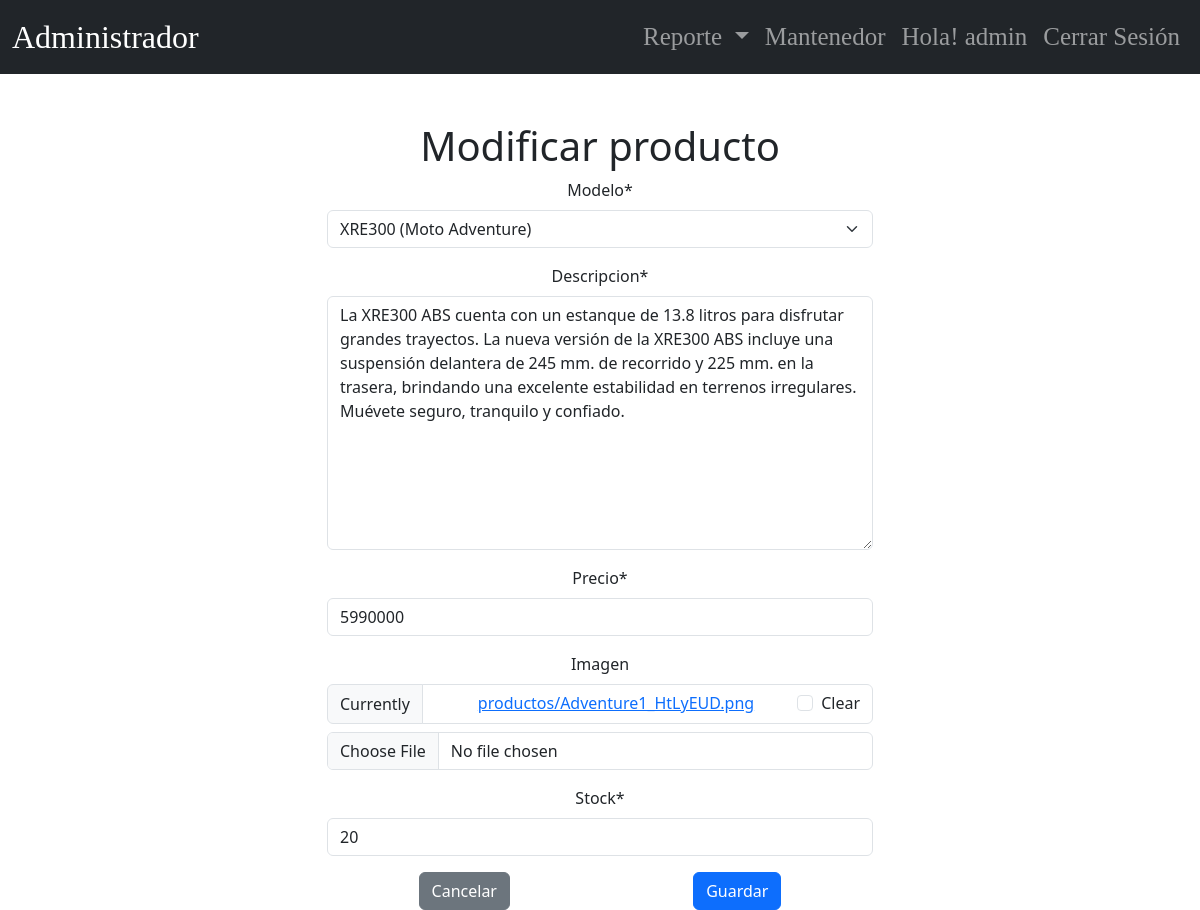
The page /administrador/productos/1/editar/ (signed in) on the database its author committed.
### administrador/models.py (models this page shows, shortened)
class Producto(models.Model):
    modelo = models.ForeignKey(ModeloMoto, on_delete=models.PROTECT)
    descripcion = models.TextField()
    precio = models.IntegerField()
    imagen = models.ImageField(upload_to="productos/", null=True, blank=True)
    stock = models.PositiveIntegerField()
    objects: models.Manager = models.Manager()

### administrador/views.py (the view)
@login_required
@permission_required("administrador.change_producto", raise_exception=True)
def modificar_producto(request, id):
    producto = get_object_or_404(Producto, id=id)
    if request.method == "POST":
        formulario = ProductoForm(request.POST, request.FILES, instance=producto)
        if formulario.is_valid():
            formulario.save()
            messages.success(request, "Producto modificado correctamente.")
            return redirect("administrador:lista_productos")
    else:
        formulario = ProductoForm(instance=producto)
    return render(
        request,
        "administrador/modificarProducto.html",
        {"form": formulario, "producto": producto},
    )

### administrador/forms.py
class ProductoForm(forms.ModelForm):
    class Meta:
        model = Producto
        fields = "__all__"

### administrador/models.py (called while the page is built)
    def __str__(self):
        return str(self.nombre)

    def __str__(self):
        return f"{self.nombre} ({self.tipo})"

### administrador/templates/administrador/modificarProducto.html (shortened to what this page needs)
{% extends 'administrador/baseProducto.html' %}
{% block contenido %}
{% load crispy_forms_tags %}
<div class="container mt-5">
    <div class="row justify-content-center">
        <div class="col-12 col-md-6" style="display:flex; justify-content:center; align-items:center;">
            <form action="" method="post" enctype="multipart/form-data" class="text-center" style="width: 100%;">
                <h1>Modificar producto</h1>
                {{ form | crispy }}
                <div class="d-flex justify-content-around mt-3">
                    <input type="reset" value="Cancelar" class="btn btn-secondary">
                    <input type="submit" value="Guardar" class="btn btn-primary">
                </div>
            </form>
        </div>
    </div>
</div>
{% endblock %}

### administrador/templates/administrador/baseProducto.html (shortened to what this page needs)
<!DOCTYPE html>
<html lang="en">
<head>
    {% load static %}
    <link rel="stylesheet" href="{% static 'app/css/administrador.css' %}">
    <link href="https://cdn.jsdelivr.net/npm/bootstrap@5.3.3/dist/css/bootstrap.min.css" rel="stylesheet"
>
</head>
<body class="fondo">
    <nav class="navbar navbar-expand-md navbar-dark bg-dark">
        <div class="container-fluid">
            <a class="navbar-brand fs-2" href="#">Administrador</a>
            <div class="collapse navbar-collapse justify-content-end" id="navbarNav">
                <ul class="navbar-nav">
                    <li class="nav-item dropdown">
                        <a class="nav-link dropdown-toggle" href="#" role="button" data-bs-toggle="dropdown"
                            aria-expanded="false">
                            Reporte
                        </a>
                    </li>
                    <li class="nav-item">
                        <a class="nav-link" href="#">Mantenedor</a>
                    </li>
                    {% block user_info %}
                    {% if user.is_authenticated %}
                    <li class="nav-item">
                        <a class="nav-link" href="#">Hola! {{ user.username|striptags }}</a>
                    </li>
                    <li class="nav-item">
                        <form method="POST" action="{% url 'logout' %}">
                            <button type="submit" class="btn btn-link nav-link">Cerrar Sesión</button>
                        </form>
                    </li>
                    {% else %}
                    <li class="nav-item">
                        <a class="nav-link" href="{% url 'login' %}">Login</a>
                    </li>
                    {% endif %}
                    {% endblock user_info %}
                </ul>
            </div>
        </div>
    </nav>
    <div>
        {% block contenido%}
        {% endblock %}
    </div>
</body>
</html>

### app/static/app/css/administrador.css (style rules this page uses)
nav { font-family: 'Agency fb'; font-size: 25px; }
.fondo { background-image: url('../img/fondo_moto.jpg'); background-size: cover; background-position: center; background-attachment: fixed; position: relative; }

### rows shown on the page
Producto: modelo "XRE300 (Moto Adventure)", descripcion "La XRE300 ABS cuenta con un estanque de 13.8 litros para disfrutar grandes trayectos. La nueva versión de la XRE300 ABS incluye una suspensión delantera de 245 mm. de recorrido y 225 mm. en la trasera, brindando una excelente estabilidad en terrenos irregulares. Muévete seguro, tranquilo y confiado.", precio "5990000", stock "20"

### other values the page prints
{{ user.username|striptags }} "admin"
